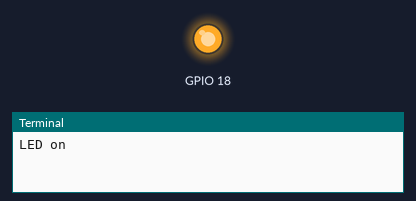
The program below on a simulated Raspberry Pi (BCM pin numbers). On the bench: output pins drawn as LEDs (lit = HIGH), the last lines printed to the terminal. At 40.0 s the program stops and its outputs stay as they are.

Above: at 1.0 s.
At 3.0 s:
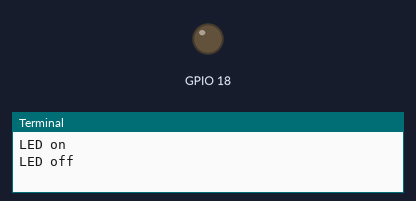
Timing chart, 0 to 5.2 s (numbered marks = the images above):
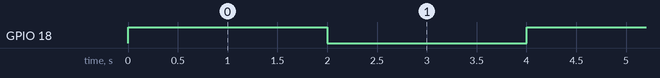

The program:

led.py
```python
import RPi.GPIO as GPIO
import time
GPIO.setmode(GPIO.BCM)
GPIO.setwarnings(True)
GPIO.setup(18,GPIO.OUT)
for x in range(10):
    print "LED on"
    GPIO.output(18,GPIO.HIGH)
    time.sleep(2)
    print "LED off"
    GPIO.output(18,GPIO.LOW)
    time.sleep(2)
```

Measured:
- by itself, GPIO 18: alternates HIGH for 2.0 s and LOW for 2.0 s, 20 changes in all, then stays LOW
